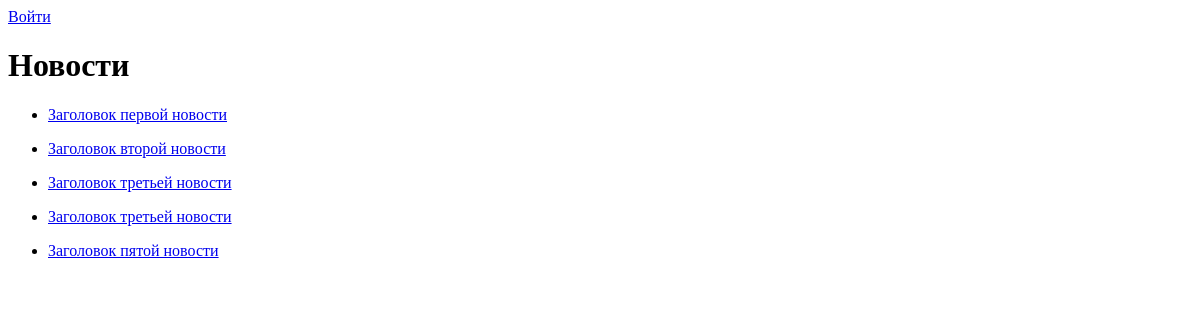
The app's page /, older data.
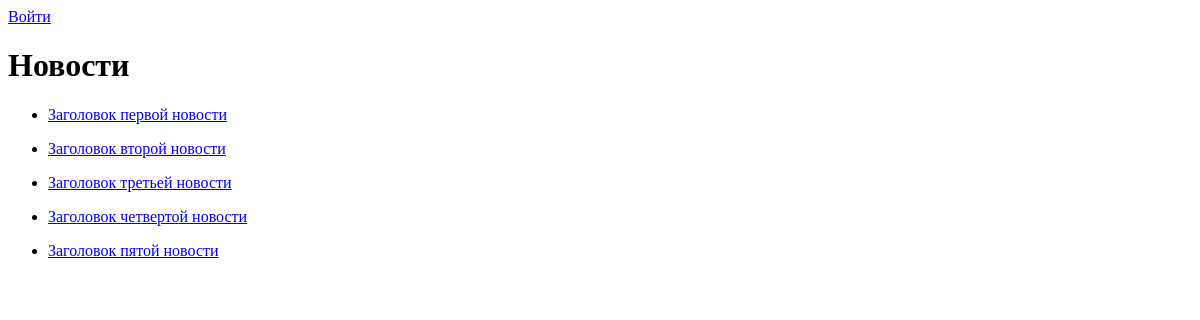
The same page, newer data.
### news/models.py (models this page shows)
class News(models.Model):
    title = models.CharField(verbose_name='Заголовок', max_length=100)
    content = models.CharField(verbose_name='Содержание', max_length=100)
    created_at = models.DateTimeField(verbose_name='Дата создания', auto_now_add=True)
    updated_at = models.DateTimeField(verbose_name='Дата обновления', auto_now=True)
    interest = models.BooleanField(verbose_name='Активность', default=False)

### news/views.py (the view)
# urls.py: path('', views.NewsListView.as_view(), name='news_list'),
class NewsListView(generic.ListView):
    model = News
    template_name = 'news_list.html'
    context_object_name = 'news_list'
    queryset = News.objects.all()[:10]

### news/templates/news/news_list.html (shortened to what this page needs)
<!DOCTYPE html>
<html lang="ru">
<head>
</head>
<body>
    {% if request.user.is_authenticated %}
        <h3>Вы вошли как {{ request.user.username }}</h3>
        <a href="{% url 'logout' %}">Выйти</a>
    {% else %}
        <a href="{% url 'login' %}">Войти</a>
    {% endif %}
    <h1>Новости</h1>
    {% if news_list %}
        {% for news in news_list %}
            <ul>
                <li><a href="/news/{{ news.id }}">{{ news.title }}</a></li>
            </ul>
        {% endfor %}
    {% else %}
    <p>Новостей нет</p>
    {% endif %}
</body>
</html>

Row changes from the older to the newer data that the page shows:
changed News: title "Заголовок третьей новости" → "Заголовок четвертой новости"
